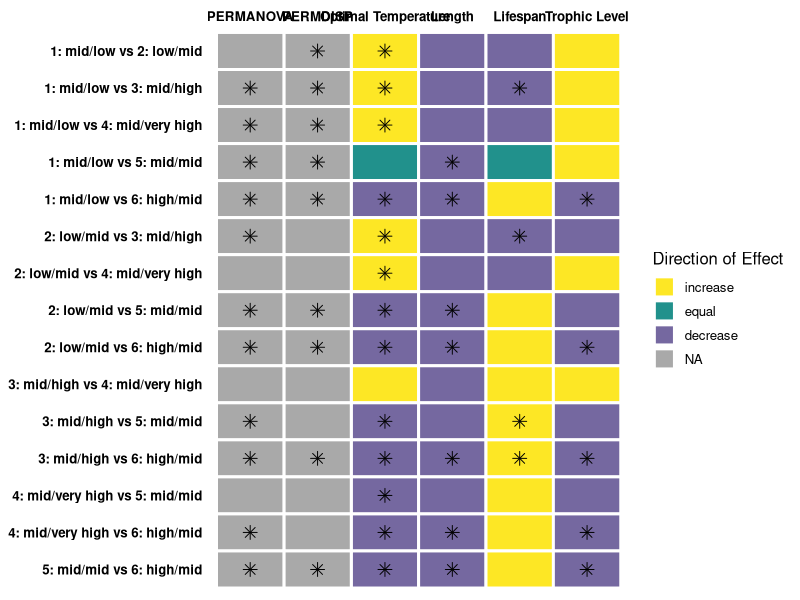
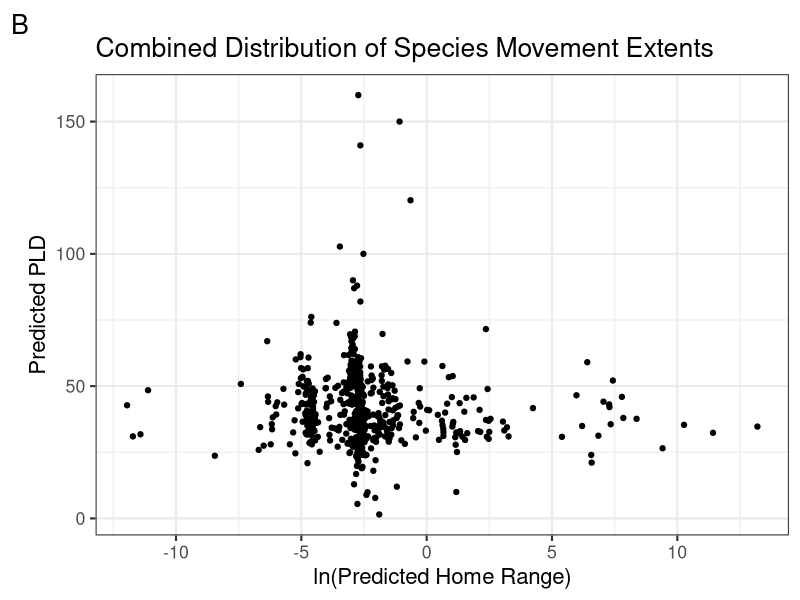
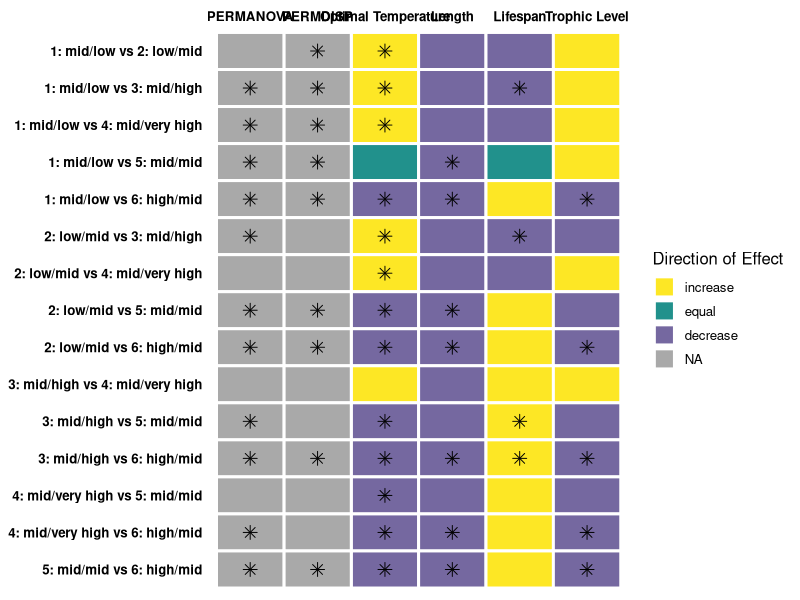

Write R code to recreate these figures, in order. (Note: this script raises an error after producing the figures.)
## ---- chunk 1
knitr::opts_chunk$set(echo = TRUE, message = FALSE, warning = FALSE)

library(tidyverse)
library(patchwork)
library(cowplot)
library(ggpubr)
library(ggrepel)
## ---- chunk 2
fishbase_data <- read_csv(here::here("01_data", "02_processed_data", "fishbase_data.csv"))

genus_filled_data <- read_csv(here::here("01_data", "02_processed_data", "genus_filled_data.csv"))

filled_data <- read_csv(here::here("01_data", "02_processed_data", "filled_data.csv")) %>%
  mutate_if(is.character, as.factor)
## ---- chunk 3

cohort <- c("1: mid/low vs 2: low/mid", "1: mid/low vs 3: mid/high", "1: mid/low vs 4: mid/very high", "1: mid/low vs 5: mid/mid", "1: mid/low vs 6: high/mid",
            "2: low/mid vs 3: mid/high", "2: low/mid vs 4: mid/very high", "2: low/mid vs 5: mid/mid", "2: low/mid vs 6: high/mid",
            "3: mid/high vs 4: mid/very high", "3: mid/high vs 5: mid/mid", "3: mid/high vs 6: high/mid",
            "4: mid/very high vs 5: mid/mid", "4: mid/very high vs 6: high/mid",
            "5: mid/mid vs 6: high/mid")
PERMDISP <- c(0.0019, 0.0003, 0.0327, 0.0001, 0.0001,
              0.5182, 0.7507, 0.0138, 0.0005,
              0.9792, 0.5276, 0.0029, 
              0.7928, 0.1475, 
              0.0052)
PERMANOVA <- c(1.0000, 0.0015, 0.0495, 0.0015, 0.0015,
               0.0015, 1.0000, 0.0015, 0.0015,
               1.0000, 0.0015, 0.0015,
               0.8175, 0.0090,
               0.0015)
Optimal_Temp <- c(0.005043306637114, 0.000000051454126, 0.000113116310469, 0.789451442990800, 0.010082693281337,
                  0.000025756231358, 0.001765218761412, 0.000112331676538, 0.000038520195310,
                  0.284373283785538, 0.000000002348839, 0.000000002258531, 
                  0.000068856888538, 0.000001695644852, 
                  0.010090438574951)
temp_arrows <- c("increase", "increase", "increase", "equal", "decrease",
                 "increase", "increase","decrease", "decrease",
                 "increase","decrease", "decrease",
                 "decrease", "decrease",
                 "decrease")
Length <- c(0.8592642, 0.9998089, 0.9872521, 0.0007795, 0.0000000,
            0.9070423, 0.9181733, 0.0000000, 0.0000000,
            0.9966266, 0.1494607, 0.0000000,
            0.9897718, 0.0008647,
            0.0000000)
length_arrows <- c("decrease", "decrease", "decrease", "decrease", "decrease",
                   "decrease", "decrease", "decrease", "decrease",
                   "decrease", "decrease", "decrease",
                   "decrease", "decrease",
                   "decrease")
Lifespan <- c(0.57035468549, 0.00007769083, 0.55052882501, 0.74567296422, 0.31579160719,
              0.00010263105, 0.59495732706, 0.73671251684, 0.20707475101,
              0.38779558233, 0.00017543403, 0.00008096802,
              0.58625833556, 0.24515673988,
              0.24664224315)
life_arrows <- c("decrease", "decrease", "decrease", "equal", "increase",
                 "decrease", "decrease", "increase", "increase",
                 "increase", "increase", "increase",
                 "increase", "increase",
                 "increase")
Trophic_Level <- c(0.1035871996367, 0.0891868417293, 0.5697644317228, 0.5148291779984, 0.0000607828670,
                   0.5183877375223, 0.8682996282889, 0.2916548282051, 0.0000002614727,
                   0.8630208058363, 0.2124781071891, 0.0000015574893, 
                   0.7282998974706, 0.0082066924854, 
                   0.0000032514102)
trophic_arrows <- c("increase", "increase", "increase", "increase", "decrease",
                    "decrease", "increase", "decrease", "decrease",
                    "increase", "decrease", "decrease",
                    "decrease", "decrease",
                    "decrease")

# Create data frame
data <- data.frame(cohort, PERMDISP, PERMANOVA, Optimal_Temp, Length, Lifespan, Trophic_Level)

# Pivot to long data format
data_long <- data %>% 
  mutate(across(c("Optimal_Temp", "Length", "Lifespan", "Trophic_Level"), round, 4)) %>% 
  pivot_longer(-cohort) %>% 
  set_names(c("cohort", "variable", "p_value")) %>% 
  mutate(significant = case_when(
    p_value >= 0.05 ~ "no",
    p_value < 0.05 ~ "yes"
  ))

# Add arrow information
data1 <- data.frame(cohort, temp_arrows, length_arrows, life_arrows, trophic_arrows) %>% 
  rename(Optimal_Temp = temp_arrows, Length = length_arrows, Lifespan = life_arrows, Trophic_Level = trophic_arrows) %>% 
  pivot_longer(-cohort) %>% 
  set_names(c("cohort", "variable", "direction")) %>% 
  full_join(data_long, by = c("cohort","variable")) %>% 
  mutate(direction = fct_relevel(direction, c("increase", "equal", "decrease")))

# Reorder and rename levels
data1$variable <- factor(data1$variable, levels = c("PERMANOVA", "PERMDISP", "Optimal_Temp", "Length", "Lifespan", "Trophic_Level"))
data1$variable <- recode_factor(data1$variable, PERMANOVA = "PERMANOVA", PERMDISP = "PERMDISP", Optimal_Temp = "Optimal Temperature", Length = "Length", Lifespan = "Lifespan", Trophic_Level = "Trophic Level")



# Plot 
g <- ggplot(data1, aes(x = variable, y = cohort, fill = direction)) +
  geom_tile(color = "white", lwd = 1) +
  geom_point(data = data1 %>% filter(significant == "yes"), shape = 8, size = 3, color = "black", show.legend = FALSE) +
  theme_minimal(base_size = 12) +
  theme(axis.title = element_blank(),
        axis.text = element_text(face = "bold", color = "black"),
        axis.ticks = element_blank(),
        panel.grid.major = element_blank()) +
  labs(fill = "Direction of Effect") +
  scale_x_discrete(position = "top") +
  scale_y_discrete(limits = rev) +
  scale_fill_manual(values = c("#fde725", "#21918c", "#7568a0"), na.value = "darkgray")

g

ggsave(g, file = paste0("stats_sum.pdf"), path = here::here("04_figs"), height = 12, width = 12)

#geom_point(data = data_arrows, mapping=aes(x = variable, y = cohort), pch = "x", inherit.aes = F)

## ---- chunk 4
# homerange vs PLD
fishbase_data_gmm <- filled_data %>%
  mutate(class2 = as.factor(class2))

hr_hist <- ggplot(fishbase_data_gmm, aes(log(home_range))) +
  geom_histogram() +
  theme_bw(base_size = 16) +
  labs(
    y = "Count",
    x = "ln(Predicted Home Range)",
    tag = "A"
  ) +
  ggtitle("Individual Distributions of Species Movement Extents")

pld_hist <- ggplot(fishbase_data_gmm, aes(pld)) +
  geom_histogram() +
  theme_bw(base_size = 16) +
  labs(
    y = "Count",
    x = "Predicted PLD"
  )

dist_plot <- (hr_hist / pld_hist)

p1 <- ggplot(fishbase_data_gmm, aes(log(home_range), pld)) +
  geom_jitter() +
  theme_bw(base_size = 16) +
  labs(
    y = "Predicted PLD",
    x = "ln(Predicted Home Range)",
    tag = "B"
  ) +
  ggtitle("Combined Distribution of Species Movement Extents")

p1



# example_fish <- filled_data %>%
#   select(species, fb_name, class2, class3, magnitude_homerange, month_pld) %>%
#   filter(fb_name %in% c(
#     "Hogfish", "Yellow snapper", "Blackfin tuna", "Humphead wrasse", "Pacific red snapper",
#     "Giant seabass", "Lemon sole", "Chum salmon", "Pacific ocean perch", "Atlantic herring",
#     "Atlantic cod", "Haddock", "Atlantic salmon", "California sheephead", "Black seabream",
#     "Blue marlin", "Yellowfin tuna", "Swordfish"
#     # "Blackhead seabream", "Pink salmon", "Coho salmon", "Ghost shark", "Pollack", "Polar cod", "Sockeye salmon", "Chinook salmon"
#   ))


gmm_new_fig <- ggplot(fishbase_data_gmm, aes(magnitude_homerange, month_pld)) +
  theme_bw(base_size = 16) +
  labs(
    x = "Predicted Home Range Magnitude",
    y = "Predicted PLD Month",
    color = "Class (Homerange/PLD)",
    tag = "C"
  ) +
  ylim(-0.1,6) +
  theme(legend.position = "bottom") +
  scale_color_viridis_d() +
  geom_label_repel(
    data = subset(fishbase_data_gmm, fb_name %in% c("Hogfish", "Yellow snapper", "Blackfin tuna")),
    aes(label = fb_name, color = class2),
    vjust = "outward", hjust = "outward",
    min.segment.length = 0.5,
    nudge_y = -1,
    show.legend = FALSE
  ) +
  geom_label_repel(
    data = subset(fishbase_data_gmm, fb_name %in% c("Chocolate hind", "Lingcod", "Nassau grouper")),
    aes(label = fb_name, color = class2),
    hjust = "inward",
    min.segment.length = 0.5,
    box.padding = 0.3,
    nudge_x = -2, nudge_y = -0.8,
    show.legend = FALSE
  ) +
  geom_label_repel(
    data = subset(fishbase_data_gmm, fb_name %in% c("Lemon sole", "North Pacific hake", "Yellowstripe goatfish")),
    aes(label = fb_name, color = class2),
    vjust = "outward", hjust = "outward",
    min.segment.length = 0.5,
    nudge_x = -1, nudge_y = 0.8,
    show.legend = FALSE
  ) +
  geom_label_repel(
    data = subset(fishbase_data_gmm, fb_name %in% c("Atlantic herring", "Atlantic cod", "Summer flounder")),
    aes(label = fb_name, color = class2),
    vjust = "outward", hjust = "outward",
    min.segment.length = 0.5,
    nudge_y = 0,
    show.legend = FALSE
  ) +
  geom_label_repel(
    data = subset(fishbase_data_gmm, fb_name %in% c("Great barracuda", "Giant trevally", "Black seabream")),
    aes(label = fb_name, color = class2),
    vjust = "outward", hjust = "outward",
    min.segment.length = 0.5,
    nudge_y = 1, nudge_x = 0.3,
    show.legend = FALSE
  ) +
  geom_label_repel(
    data = subset(fishbase_data_gmm, fb_name %in% c("Common snook", "Yellowfin tuna", "Swordfish")),
    aes(label = fb_name, color = clas2),
    color = "goldenrod1",
    vjust = "outward", hjust = "outward",
    min.segment.length = 30,
    nudge_y = -0.5,
    show.legend = FALSE
  ) +
  geom_jitter(aes(color = class2)) +
  ggtitle("Distribution of Scaled Species Movement Extents")

gmm_new_fig
#ggsave(gmm_new_fig, file = paste0("gmm_fig.png"), path = here::here("04_figs"), height = 8, width = 15)

# panel
gmm_panel <- ((dist_plot) | p1) / gmm_new_fig &
  theme(plot.tag = element_text(face = "bold"))

gmm_panel
#ggsave(gmm_panel, file = paste0("gmm_panel.pdf"), path = here::here("04_figs", "final_figs"), height = 10, width = 15)

## ---- chunk 5

missing <- miss_var_summary(data)
genus_filled <- miss_var_summary(genus_genus_filled_data)
family_filled <- miss_var_summary(genus_filled_data)

# original missing data
missing_data_plot <- data %>% 
  dplyr::select(
    oxygen_cons, temp_range, temp_max, fecundity_mean, fecundity_max, longevity_wild,
    temp_preferred, dev_place, iucn_category
  ) %>%
  rename(
    "Oxygen Consumption Rate" = oxygen_cons,
    "Temperature Range" = temp_range,
    "Maximum Temperature" = temp_max,
    "Average Fecundity" = fecundity_mean,
    "Maximum Fecundity" = fecundity_max,
    "Maximum Recorded Lifespan" = longevity_wild,
    "Optimal Temperature" = temp_preferred,
    "Place of Development" = dev_place,
    "IUCN Category" = iucn_category
  )

m1 <- gg_miss_var(missing_data_plot) +
  theme_bw(base_size = 16) +
  labs(y = "Original Missing Data", x = "") +
  theme(axis.title.x = element_text(vjust = -1))
m1


# missing data after genus-level fills
genus_filled_plot <- genus_genus_filled_data %>% 
  dplyr::select(
    oxygen_cons, temp_range, temp_max, fecundity_mean, fecundity_max,
    longevity_wild, temp_preferred, iucn_category
  ) %>%
  rename(
    "Oxygen Consumption Rate" = oxygen_cons,
    "Temperature Range" = temp_range,
    "Maximum Temperature" = temp_max,
    "Average Fecundity" = fecundity_mean,
    "Maximum Fecundity" = fecundity_max,
    "Maximum Recorded Lifespan" = longevity_wild,
    "Optimal Temperature" = temp_preferred,
    "IUCN Category" = iucn_category
  )

m2 <- gg_miss_var(genus_filled_plot) + # figure showing the missing data
  theme_bw(base_size = 16) +
  labs(y = "Missing Data After Genus-Level Fill", x = "Variable") +
  theme(axis.title.x = element_text(vjust = -1))
m2



# missing data after femaily-level fills
filled_plot <- genus_filled_data %>%
  dplyr::select(
    oxygen_cons, temp_range, temp_max, fecundity_mean, fecundity_max,
    longevity_wild, temp_preferred, iucn_category
  ) %>%
  rename(
    "Oxygen Consumption Rate" = oxygen_cons,
    "Temperature Range" = temp_range,
    "Maximum Temperature" = temp_max,
    "Average Fecundity" = fecundity_mean,
    "Maximum Fecundity" = fecundity_max,
    "Maximum Recorded Lifespan" = longevity_wild,
    "Optimal Temperature" = temp_preferred,
    "IUCN Category" = iucn_category
  )

m3 <- gg_miss_var(filled_plot) +
  theme_bw(base_size = 16) +
  labs(y = "Missing Data After Family-Level Fill", x = "") +
  theme(axis.title.x = element_text(vjust = -1))
m3

missing_fig <- (m1 / m2 / m3) +
  plot_annotation(tag_levels = "A") &
  theme_bw(base_size = 16)
missing_fig

#ggsave(missing_fig, file = paste0("missing_data.pdf"), path = here::here("04_figs", "final_figs"), height = 12, width = 8)

## ---- chunk 6
# continuous

plot_data <- filled_data %>%
  mutate(
    class2 = as.factor(class2),
    class3 = as.factor(class3),
    order = as.factor(order)
  )

response <- "class2"
expl_cont <- c(
  "temp_preferred", "fecundity_mean",
  "longevity_wild", "sp_richness", "length",
  "r_fin", "diet_troph3", "oxygen_cons", "temp_range"
)

box_data <- function(x, y) {
  ggplot(plot_data, aes(x = .data[[y]], y = .data[[x]])) +
    geom_boxplot(aes(color = .data[[y]])) +
    theme_bw() +
    coord_flip() +
    labs(
      x = "Movement Class",
      color = "Class (Homerange/PLD)"
    ) +
    scale_color_viridis_d()
}

# plots_cont <- map(expl_cont, ~ box_data(.x, "class2"))
# plots_cont
## ---- chunk 7

# significant panel
temp_plot <- box_data(x = "temp_preferred", y = "class2") +
  labs(y = "Optimal Temperature (ºC)", x = "") +
  scale_x_discrete(position = "top") +
  theme(axis.text.y = element_blank())
length_plot <- box_data(x = "length", y = "class2") +
  labs(y = "Length (cm)", x = "") +
  scale_x_discrete(position = "top")
long_plot <- box_data(x = "longevity_wild", y = "class2") +
  labs(y = "Maximum Lifespan (yr)", x = "") +
  scale_x_discrete(position = "top")
diet_plot <- box_data(x = "diet_troph3", y = "class2") + 
  labs(y = "Trophic Level", x = "") +
  scale_x_discrete(position = "top") +
  theme(axis.text.y = element_blank())


r_fin_plot <- box_data(x = "r_fin", y = "class2") + 
  stat_kruskal_test(label.y = 0.9, label.x = 6, position = "jitter") +
  labs(y = "Growth Rate", x = "") +
  theme(axis.text.y = element_blank()) +
  scale_x_discrete(position = "top")
oxygen_plot <- box_data(x = "oxygen_cons", y = "class2") + 
  stat_kruskal_test(label.y = 2000, label.x = 5.8, position = "jitter") +
  labs(y = "Oxygen Consumption", x = "") +
  theme(axis.text.y = element_blank()) +
  scale_x_discrete(position = "top")
temp_range_plot <- box_data(x = "temp_range", y = "class2") + 
  stat_kruskal_test(label.y = 20, label.x = 3.5, position = "jitter") +
  labs(y = "Temperature Range", x = "") + 
  scale_x_discrete(position = "top")
fecund_plot <- box_data(x = "fecundity_mean", y = "class2") + 
  stat_kruskal_test(label.y = 40000000, label.x = 5.5, position = "jitter") +
  labs(y = "Fecundity", x = "") +
  scale_x_discrete(position = "top")
sp_rich_plot <- box_data(x = "sp_richness", y = "class2") + 
  stat_kruskal_test(label.y = 1100, position = "jitter") +
  labs(y = "Species Richness", x = "") + 
  scale_x_discrete(position = "top")


num_panel <- r_fin_plot + temp_range_plot + oxygen_plot + sp_rich_plot + plot_spacer() + fecund_plot +
  plot_layout(ncol = 2, guides = "collect") + 
  plot_annotation(tag_levels = "A") &
  theme(text = element_text(size = 14), legend.position = "none")

numeric_panel <- wrap_elements(num_panel) +
  labs(tag = "Movement Class") +
  theme(
    plot.tag = element_text(size = 14, angle = 270),
    plot.tag.position = "right"
  )

numeric_panel
#ggsave(numeric_panel, file = paste0("numeric_panel.pdf"), path = here::here("04_figs", "final_figs"), height = 11, width = 11)


ind_panel <- ((temp_plot | length_plot) / (diet_plot | long_plot)) +
  plot_layout(guides = "collect") +
  plot_annotation(tag_levels = "A") &
  theme(text = element_text(size = 14), legend.position = "none")

individual_panel <- wrap_elements(ind_panel) +
  labs(tag = "Movement Class") +
  theme(
    plot.tag = element_text(size = 14, angle = 270),
    plot.tag.position = "right"
  )

individual_panel

#ggsave(individual_panel, file = paste0("4_trait_panel.pdf"), path = here::here("04_figs", "final_figs"), height = 8, width = 13)

## ---- chunk 8
# ggsave(temp_plot, file = paste0("temp_plot.png"), path = here::here("04_figs", "individual_plots", "numeric"), height = 10, width = 10)
# ggsave(fecund_plot, file = paste0("fecund_plot.png"), path = here::here("04_figs", "individual_plots", "numeric"), height = 10, width = 10)
# ggsave(long_plot, file = paste0("long_plot.png"), path = here::here("04_figs", "individual_plots", "numeric"), height = 10, width = 10)
# ggsave(sp_rich_plot, file = paste0("sp_rich_plot.png"), path = here::here("04_figs", "individual_plots", "numeric"), height = 10, width = 10)
# ggsave(length_plot, file = paste0("length_plot.png"), path = here::here("04_figs", "individual_plots", "numeric"), height = 10, width = 10)
# ggsave(kfin_plot, file = paste0("kfin_plot.png"), path = here::here("04_figs", "individual_plots", "numeric"), height = 10, width = 10)
# ggsave(r_fin_plot, file = paste0("r_fin_plot.png"), path = here::here("04_figs", "individual_plots", "numeric"), height = 10, width = 10)
# ggsave(diet_plot, file = paste0("diet_plot.png"), path = here::here("04_figs", "individual_plots", "numeric"), height = 10, width = 10)
# ggsave(oxygen_plot, file = paste0("oxygen_plot.png"), path = here::here("04_figs", "individual_plots", "numeric"), height = 10, width = 10)
# ggsave(temp_range_plot, file = paste0("temp_range_plot.png"), path = here::here("04_figs", "individual_plots", "numeric"), height = 10, width = 10)
## ---- chunk 9
# categorical

expl_cat <- c(
  "body_shape_i", "dev_place", "demers_pelag", "iucn_category","food_mode"
)

scatter_data <- function(x, y) {
  ggplot(plot_data, aes(x = .data[[x]], y = .data[[y]])) +
    geom_jitter(aes(color = .data[[y]])) +
    theme_bw() +
    labs(
      y = "Movement Class",
      color = "Class (homerange/PLD)"
    ) +
    scale_color_viridis_d() +
    theme(axis.text.x = element_text(angle = 40, hjust = 1))
}

# plots_cat <- map(expl_cat, ~ scatter_data(.x, "class2"))
# plots_cat
## ---- chunk 10

body_plot <- scatter_data(x = "body_shape_i", y = "class2") + 
  labs(y = "", x = "Body Shape") +
  scale_y_discrete(position = "right")
dev_plot <- scatter_data(x = "dev_place", y = "class2") + 
  labs(y = "", x = "Place of Development") +
  scale_y_discrete(position = "right")
demers_plot <- scatter_data(x = "demers_pelag", y = "class2") + 
  labs(y = "", x = "Habitat Type") +
  theme(axis.text.y = element_blank())
iucn_plot <- scatter_data(x = "iucn_category", y = "class2") + 
  labs(y = "", x = "IUCN Category") +
  theme(axis.text.y = element_blank())
food_plot <- scatter_data(x = "food_mode", y = "class2") + 
  labs(y = "", x = "Feeding Mode") +
  scale_y_discrete(position = "right")


cat_panel <- demers_plot + dev_plot + iucn_plot + food_plot + plot_spacer() + body_plot +
  plot_layout(ncol = 2, guides = "collect") + 
  plot_annotation(tag_levels = "A") &
  theme(text = element_text(size = 14), legend.position = "none")

categorical_panel <- wrap_elements(cat_panel) +
  labs(tag = "Movement Class") +
  theme(
    plot.tag = element_text(size = 14, angle = 270),
    plot.tag.position = "right"
  )

categorical_panel
#ggsave(categorical_panel, file = paste0("categorical_panel.pdf"), path = here::here("04_figs", "final_figs"), height = 11, width = 11)

## ---- chunk 11

# # PLD vs Home Range
# p1_wsn <- ggplot(fishbase_data_gmm, aes(log(home_range), pld)) +
#   geom_jitter(color = "#003366") +
#   theme_bw(base_size = 25) +
#   labs(
#     y = "PLD (days)",
#     x = "Natural Log of Predicted Home Range",
#     #tag = "B"
#   ) +
#   ggtitle("Combined Adult and Larval Movement")
# 
# p1_wsn
# 
# #ggsave(p1_wsn, file = paste0("PLD_HR.pdf"), path = here::here("04_figs", "WSN"), height = 7, width = 11)
# 
# gmm_wsn <- ggplot(fishbase_data_gmm, aes(magnitude_homerange, month_pld)) +
#   theme_bw(base_size = 32) +
#   labs(
#     x = "Home Range Magnitude",
#     y = "PLD (month)",
#     color = "Class (home range/PLD)",
#     #tag = "C"
#   ) +
#   ylim(-0.1,6) +
#   theme(legend.position = "bottom", 
#         legend.background = element_rect(color = "gray")) +
#   scale_color_viridis_d() +
#   # geom_label_repel(
#   #   data = subset(fishbase_data_gmm, fb_name %in% c("Yellow snapper", "Blackfin tuna")),
#   #   aes(label = fb_name, color = class2),
#   #   size = 8,
#   #   vjust = "outward", hjust = "outward",
#   #   min.segment.length = 50,
#   #   nudge_y = -1,
#   #   show.legend = FALSE
#   # ) +
#   # geom_label_repel(
#   #   data = subset(fishbase_data_gmm, fb_name %in% c("Lingcod", "Nassau grouper")),
#   #   aes(label = fb_name, color = class2),
#   #   size = 8,
#   #   hjust = "inward",
#   #   min.segment.length = 50,
#   #   box.padding = 0,
#   #   nudge_x = -3, nudge_y = -0.8,
#   #   show.legend = FALSE
#   # ) +
#   # geom_label_repel(
#   #   data = subset(fishbase_data_gmm, fb_name %in% c("Lemon sole", "North Pacific hake")),
#   #   aes(label = fb_name, color = class2),
#   #   size = 8,
#   #   vjust = "outward", hjust = "outward",
#   #   min.segment.length = 50,
#   #   nudge_x = -1, nudge_y = 0.8,
#   #   show.legend = FALSE
#   # ) +
#   # geom_label_repel(
#   #   data = subset(fishbase_data_gmm, fb_name %in% c("Atlantic herring", "Atlantic cod")),
#   #   aes(label = fb_name, color = class2),
#   #   size = 8,
#   #   vjust = "outward", hjust = "outward",
#   #   min.segment.length = 50,
#   #   nudge_y = 0,
#   #   show.legend = FALSE
#   # ) +
#   # geom_label_repel(
#   #   data = subset(fishbase_data_gmm, fb_name %in% c("Great barracuda", "Black seabream")),
#   #   aes(label = fb_name, color = class2),
#   #   size = 8,
#   #   vjust = "outward", hjust = "outward",
#   #   min.segment.length = 50,
#   #   nudge_y = 1, nudge_x = 0.7,
#   #   show.legend = FALSE
#   # ) +
#   # geom_label_repel(
#   #   data = subset(fishbase_data_gmm, fb_name %in% c("Yellowfin tuna", "Swordfish")),
#   #   aes(label = fb_name, color = clas2),
#   #   color = "goldenrod1",
#   #   size = 8,
#   #   vjust = "inward", #hjust = "outward",
#   #   min.segment.length = 50,
#   #   nudge_y = 0.5,
#   #   show.legend = FALSE
#   # ) +
#   geom_jitter(aes(color = class2), size = 4)
# 
# gmm_wsn
# 
# ggsave(gmm_wsn, file = paste0("gmm_wsn_nolabel.pdf"), path = here::here("04_figs", "WSN"), height = 10, width = 24)
# 
# 
# 
# # Individual panel
# ind_panel_wsn <- ((temp_plot | length_plot) / (diet_plot | long_plot)) +
#   plot_layout(guides = "collect") +
#   plot_annotation(tag_levels = "A") &
#   theme(text = element_text(size = 25), legend.position = "none")
# 
# individual_panel_wsn <- wrap_elements(ind_panel_wsn) +
#   labs(tag = "Movement Cohort") +
#   theme(
#     plot.tag = element_text(size = 25, angle = 270),
#     plot.tag.position = "right"
#   )
# 
# individual_panel_wsn
# 
# ggsave(individual_panel_wsn, file = paste0("panel_wsn.pdf"), path = here::here("04_figs", "WSN"), height = 12, width = 16)
# 
